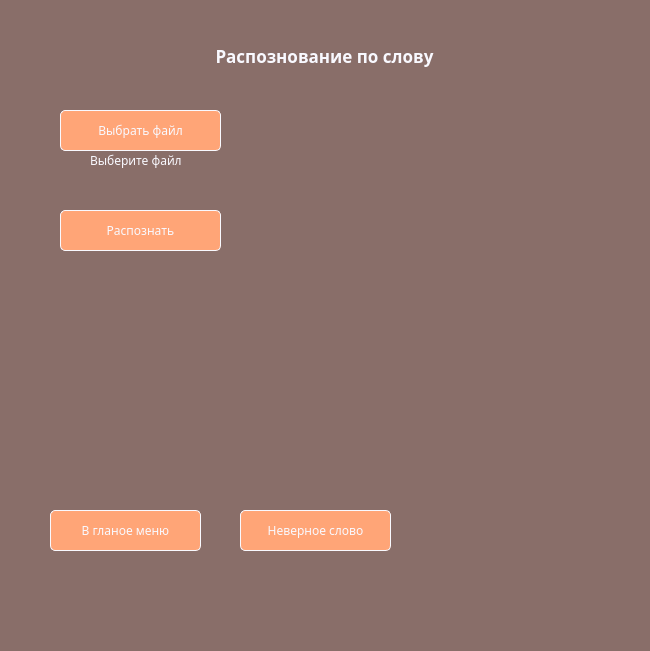
<?xml version="1.0" encoding="UTF-8"?>
<ui version="4.0">
 <class>MainWindow</class>
 <widget class="QMainWindow" name="MainWindow">
  <property name="geometry">
   <rect>
    <x>0</x>
    <y>0</y>
    <width>650</width>
    <height>651</height>
   </rect>
  </property>
  <property name="windowTitle">
   <string>MainWindow</string>
  </property>
  <property name="styleSheet">
   <string notr="true">background-color: #896e69;</string>
  </property>
  <widget class="QWidget" name="centralwidget">
   <property name="styleSheet">
    <string notr="true">background-color: #896e69;</string>
   </property>
   <widget class="QPushButton" name="pushButton_2">
    <property name="geometry">
     <rect>
      <x>60</x>
      <y>210</y>
      <width>161</width>
      <height>41</height>
     </rect>
    </property>
    <property name="font">
     <font>
      <family>Segoe Print</family>
     </font>
    </property>
    <property name="styleSheet">
     <string notr="true">background-color:#ffa577;color: #f9f9ff; border-color: #f9f9ff;border-width: 1px;border-style: solid;border-radius:5px;</string>
    </property>
    <property name="text">
     <string>Распознать</string>
    </property>
   </widget>
   <widget class="QPushButton" name="pushButton_3">
    <property name="geometry">
     <rect>
      <x>240</x>
      <y>510</y>
      <width>151</width>
      <height>41</height>
     </rect>
    </property>
    <property name="font">
     <font>
      <family>Segoe Print</family>
     </font>
    </property>
    <property name="styleSheet">
     <string notr="true">background-color:#ffa577;color: #f9f9ff; border-color: #f9f9ff;border-width: 1px;border-style: solid;border-radius:5px;</string>
    </property>
    <property name="text">
     <string>Неверное слово</string>
    </property>
   </widget>
   <widget class="QLabel" name="label">
    <property name="geometry">
     <rect>
      <x>4</x>
      <y>40</y>
      <width>641</width>
      <height>31</height>
     </rect>
    </property>
    <property name="font">
     <font>
      <family>Segoe Print</family>
      <pointsize>13</pointsize>
      <weight>75</weight>
      <bold>true</bold>
     </font>
    </property>
    <property name="styleSheet">
     <string notr="true">color: #f9f9ff;</string>
    </property>
    <property name="text">
     <string>Распознование по слову</string>
    </property>
    <property name="alignment">
     <set>Qt::AlignCenter</set>
    </property>
   </widget>
   <widget class="QLabel" name="label_2">
    <property name="geometry">
     <rect>
      <x>90</x>
      <y>150</y>
      <width>111</width>
      <height>20</height>
     </rect>
    </property>
    <property name="font">
     <font>
      <family>Segoe Print</family>
     </font>
    </property>
    <property name="styleSheet">
     <string notr="true">color: #f9f9ff;</string>
    </property>
    <property name="text">
     <string>Выберите файл</string>
    </property>
   </widget>
   <widget class="QLabel" name="label_3">
    <property name="geometry">
     <rect>
      <x>60</x>
      <y>280</y>
      <width>561</width>
      <height>201</height>
     </rect>
    </property>
    <property name="sizePolicy">
     <sizepolicy hsizetype="Ignored" vsizetype="Preferred">
      <horstretch>0</horstretch>
      <verstretch>0</verstretch>
     </sizepolicy>
    </property>
    <property name="font">
     <font>
      <family>Segoe Print</family>
      <pointsize>8</pointsize>
     </font>
    </property>
    <property name="styleSheet">
     <string notr="true">color: #f9f9ff;</string>
    </property>
    <property name="text">
     <string/>
    </property>
   </widget>
   <widget class="QPushButton" name="pushButton">
    <property name="geometry">
     <rect>
      <x>60</x>
      <y>110</y>
      <width>161</width>
      <height>41</height>
     </rect>
    </property>
    <property name="font">
     <font>
      <family>Segoe Print</family>
     </font>
    </property>
    <property name="styleSheet">
     <string notr="true">background-color:#ffa577;color: #f9f9ff; border-color: #f9f9ff;border-width: 1px;border-style: solid;border-radius:5px;</string>
    </property>
    <property name="text">
     <string>Выбрать файл</string>
    </property>
   </widget>
   <widget class="QPushButton" name="pushButton_5">
    <property name="geometry">
     <rect>
      <x>50</x>
      <y>510</y>
      <width>151</width>
      <height>41</height>
     </rect>
    </property>
    <property name="font">
     <font>
      <family>Segoe Print</family>
     </font>
    </property>
    <property name="styleSheet">
     <string notr="true">background-color:#ffa577;color: #f9f9ff; border-color: #f9f9ff;border-width: 1px;border-style: solid;border-radius:5px;</string>
    </property>
    <property name="text">
     <string>В гланое меню</string>
    </property>
   </widget>
  </widget>
  <widget class="QMenuBar" name="menubar">
   <property name="geometry">
    <rect>
     <x>0</x>
     <y>0</y>
     <width>650</width>
     <height>26</height>
    </rect>
   </property>
  </widget>
  <widget class="QStatusBar" name="statusbar"/>
 </widget>
 <resources/>
 <connections/>
</ui>
